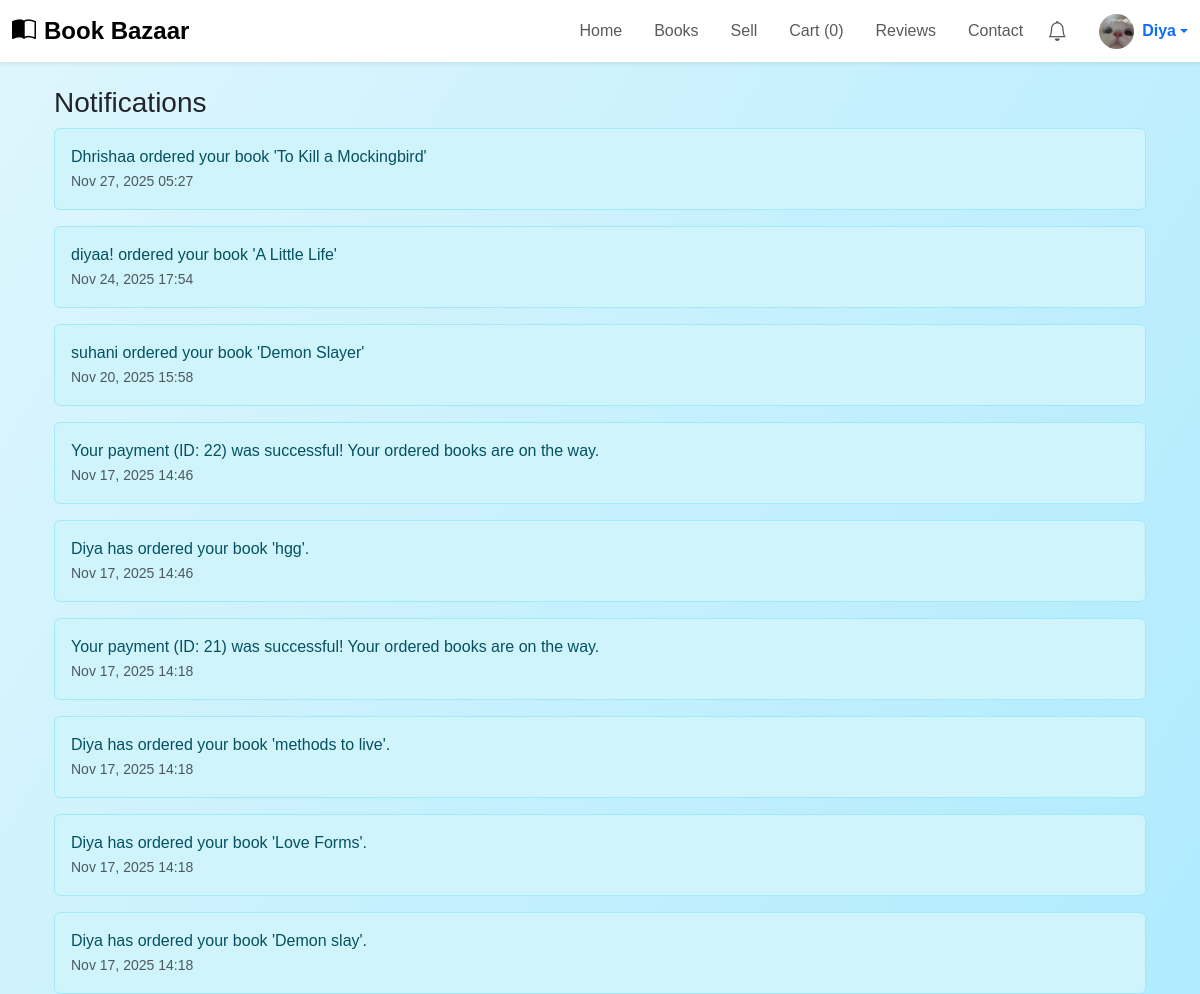
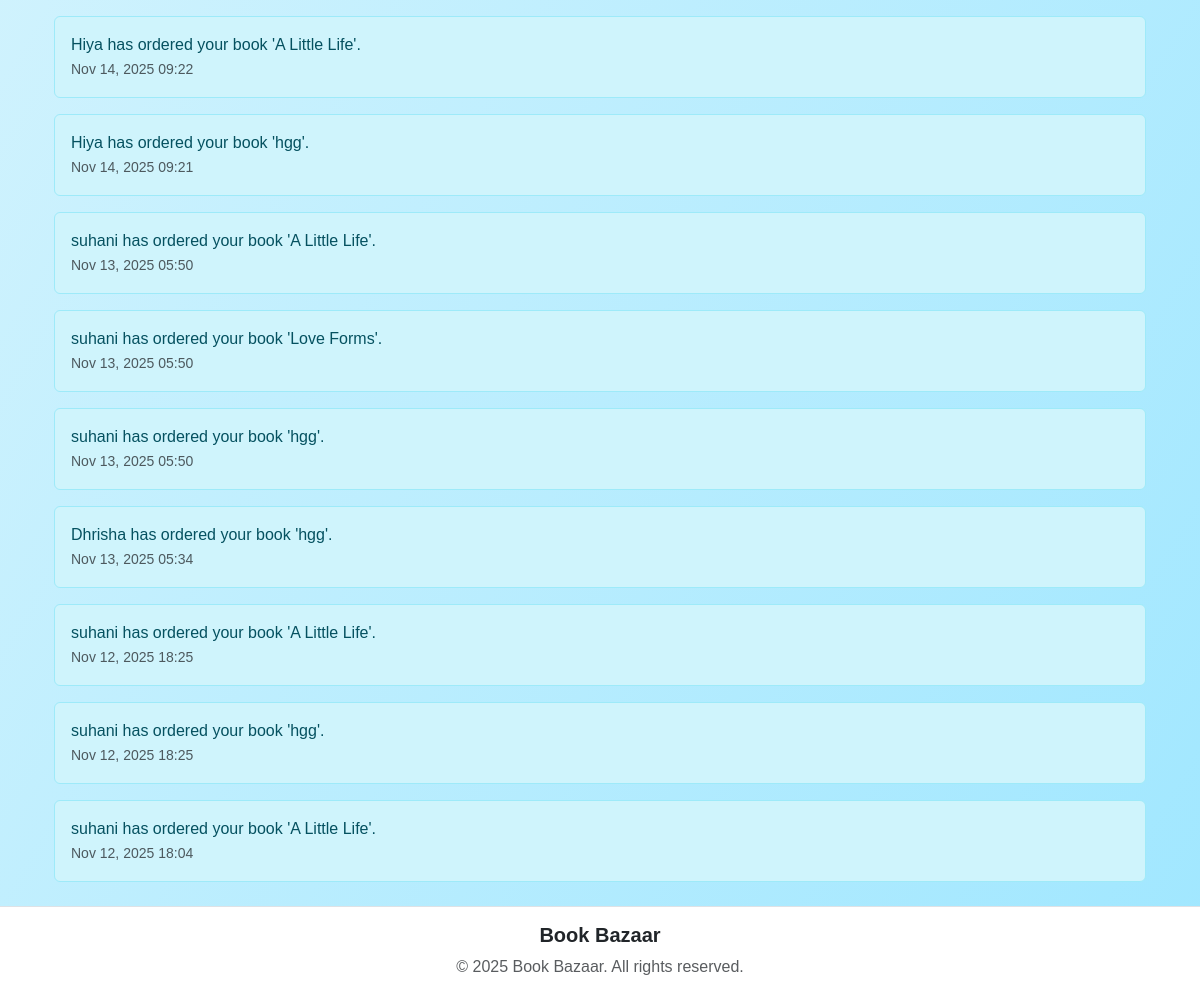
The app's page /notifications/ (signed in) with its own data (2 pictures, top to bottom).
### book_app/models.py (models this page shows, shortened)
class Profile(models.Model):
    user = models.OneToOneField(User, on_delete=models.CASCADE)
    profile = models.ImageField(upload_to='profile_picture/', default='profile_picture/default-avatar.png')

class Notification(models.Model):
    user = models.ForeignKey(User, on_delete=models.CASCADE, related_name='notifications')
    message = models.TextField()
    is_read = models.BooleanField(default=False)
    created_at = models.DateTimeField(auto_now_add=True)

### book_app/views.py (the view)
# urls.py: path('notifications/', my_notifications, name='my_notifications'),
@login_required
def my_notifications(request):
    notes = Notification.objects.filter(user=request.user).order_by("-created_at")
    return render(request, "my_notifications.html", {"notifications": notes})

### book_app/views.py (called while the page is built)
def cart_count(request):
    if request.user.is_authenticated:
        count = CartItem.objects.filter(cart__user=request.user).count()
    else:
        count = 0
    return {"cart_count": count}

def wishlist_count(request):
    if request.user.is_authenticated:
        count = Wishlist.objects.filter(user=request.user).count()
    else:
        count = 0
    return {"wishlist_count": count}

### templates/my_notifications.html
{% extends 'base.html' %}
{% block body %}
<div class="container mt-4">
  <h3>Notifications</h3>
  {% for n in notifications %}
    <div class="alert alert-info">
      {{ n.message }} <br>
      <small class="text-muted">{{ n.created_at|date:"M d, Y H:i" }}</small>
    </div>
  {% empty %}
    <p>No notifications yet.</p>
  {% endfor %}
</div>
{% endblock %}

### templates/base.html (shortened to what this page needs)
{% load static %}
<!DOCTYPE html>
<html lang="en">
<head>
  <link rel="stylesheet" href="https://cdn.jsdelivr.net/npm/bootstrap@5.3.0/dist/css/bootstrap.min.css">
  <link rel="stylesheet" href="https://cdn.jsdelivr.net/npm/bootstrap-icons@1.11.3/font/bootstrap-icons.css">
  <link rel="stylesheet" href="{% static 'book_app/style.css' %}">
</head>
<body class="bg-light">
<nav class="navbar navbar-expand-lg navbar-light bg-white shadow-sm py-2 sticky-top">
  <div class="container-fluid">
    <a class="navbar-brand fw-bold fs-4 d-flex align-items-center" href="{% url 'dashboard' %}">
      <i class="bi bi-book-half me-2"></i> Book Bazaar
    </a>
    <div class="collapse navbar-collapse" id="navbarNav">
      <ul class="navbar-nav ms-auto align-items-center">
        <li class="nav-item"><a class="nav-link px-3" href="{% url 'dashboard' %}">Home</a></li>
        <li class="nav-item"><a class="nav-link px-3" href="{% url 'book' %}">Books</a></li>
        {% if request.user.is_authenticated %}
          <li class="nav-item"><a class="nav-link px-3" href="{% url 'selling' %}">Sell</a></li>
          <li class="nav-item"><a class="nav-link px-3" href="{% url 'view_cart' %}">Cart ({{ cart_count|default:0 }})</a></li>
        {% else %}
          <li class="nav-item"><a class="nav-link px-3" href="#" onclick="requireLogin()">Sell</a></li>
          <li class="nav-item"><a class="nav-link px-3" href="#" onclick="requireLogin()">Cart</a></li>
        {% endif %}
        <li class="nav-item"><a class="nav-link px-3" href="{% url 'submit_review' %}">Reviews</a></li>
        <li class="nav-item"><a class="nav-link px-3" href="{% url 'contact' %}">Contact</a></li>
        {% if request.user.is_authenticated %}
        <li class="nav-item position-relative me-3">
          <a class="nav-link" href="{% url 'my_notifications' %}">
            <i class="bi bi-bell fs-5"></i>
          </a>
        </li>
        <li class="nav-item dropdown ms-2">
          <a class="d-flex align-items-center text-decoration-none dropdown-toggle" data-bs-toggle="dropdown">
            <img src="{% if request.user.profile.profile %}{{ request.user.profile.profile.url }}{% else %}{% static 'images/default-avatar.png' %}{% endif %}"
                 class="rounded-circle" style="width:35px;height:35px;object-fit:cover;">
            <span class="ms-2 fw-semibold">{{ request.user.username }}</span>
          </a>
        </li>
        {% else %}
        <li class="nav-item ms-3">
          <a class="btn btn-primary px-3" href="{% url 'login' %}">Login</a>
        </li>
        {% endif %}
      </ul>
    </div>
  </div>
</nav>
<main class="container my-4">
  {% block body %}{% endblock %}
</main>
<footer class="text-center py-3 bg-white border-top mt-4">
  <div class="container">
    <h5 class="fw-bold">Book Bazaar</h5>
    <p class="text-muted mb-0">© 2025 Book Bazaar. All rights reserved.</p>
  </div>
</footer>
</body>
</html>

### book_app/static/book_app/style.css (style rules this page uses)
* { margin: 0; padding: 0; box-sizing: border-box; }
html, body { font-family: 'Poppins', sans-serif; background: linear-gradient(to bottom right, #dff6fd, #a0e7ff); min-height: 100vh; overflow-x: hidden; }

### records on screen
Notification: message "Dhrishaa ordered your book 'To Kill a Mockingbird'", created_at "Nov 27, 2025 05:27"
Notification: message "diyaa! ordered your book 'A Little Life'", created_at "Nov 24, 2025 17:54"
Notification: message "suhani ordered your book 'Demon Slayer'", created_at "Nov 20, 2025 15:58"
Notification: message "Your payment (ID: 22) was successful! Your ordered books are on the way.", created_at "Nov 17, 2025 14:46"
Notification: message "Diya has ordered your book 'hgg'.", created_at "Nov 17, 2025 14:46"
Notification: message "Your payment (ID: 21) was successful! Your ordered books are on the way.", created_at "Nov 17, 2025 14:18"
Notification: message "Diya has ordered your book 'methods to live'.", created_at "Nov 17, 2025 14:18"
Notification: message "Diya has ordered your book 'Love Forms'.", created_at "Nov 17, 2025 14:18"
Notification: message "Diya has ordered your book 'Demon slay'.", created_at "Nov 17, 2025 14:18"
Notification: message "Hiya has ordered your book 'A Little Life'.", created_at "Nov 14, 2025 09:22"
Notification: message "Hiya has ordered your book 'hgg'.", created_at "Nov 14, 2025 09:21"
Notification: message "suhani has ordered your book 'A Little Life'.", created_at "Nov 13, 2025 05:50"
Notification: message "suhani has ordered your book 'Love Forms'.", created_at "Nov 13, 2025 05:50"
Notification: message "suhani has ordered your book 'hgg'.", created_at "Nov 13, 2025 05:50"
Notification: message "Dhrisha has ordered your book 'hgg'.", created_at "Nov 13, 2025 05:34"
Notification: message "suhani has ordered your book 'A Little Life'.", created_at "Nov 12, 2025 18:25"
Notification: message "suhani has ordered your book 'hgg'.", created_at "Nov 12, 2025 18:25"
Notification: message "suhani has ordered your book 'A Little Life'.", created_at "Nov 12, 2025 18:04"

### other values on screen
{{ cart_count|default:0 }} "0"
{{ request.user.username }} "Diya"
